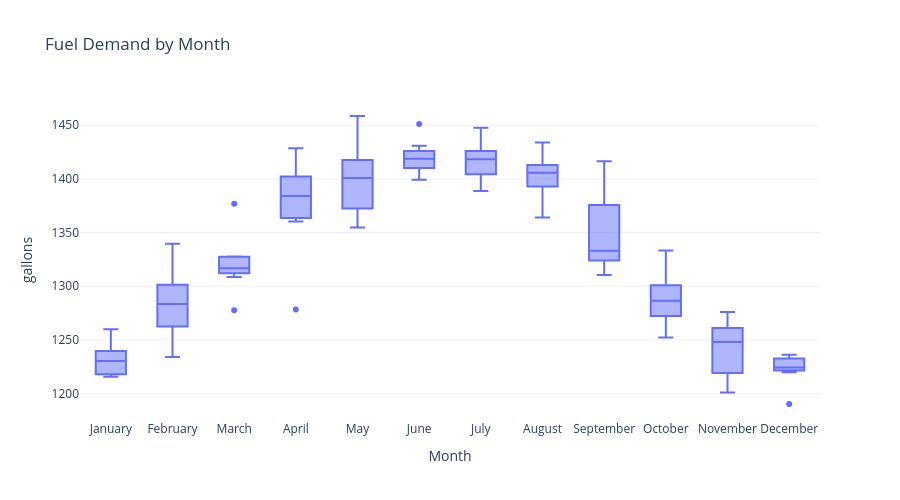

Notebook source saved alongside this figure:
### Code cell
# =====================================================
# Monthly Distribution
# =====================================================

monthly_box = weekly_fuel.copy()

monthly_box["Month"] = monthly_box.index.month_name()

fig = px.box(
    monthly_box,
    x="Month",
    y="gallons",
    title="Fuel Demand by Month"
)

fig.update_layout(
    template="plotly_white",
    height=500
)

fig.show()

### Figure 1 — Plotly figure (JSON) as saved in the notebook; plotly's stock layout.template omitted (floating-point values rounded to 4 significant figures)
{"data": [{"alignmentgroup": "True", "hovertemplate": "Month=%{x}<br>gallons=%{y}<extra></extra>", "legendgroup": "", "marker": {"color": "#636efa"}, "name": "", "notched": false, "offsetgroup": "", "orientation": "v", "showlegend": false, "type": "box", "x": ["January", "January", "January", "January", "January", "February", "February", "February", "February", "March", "March", "March", "March", "April", "April", "April", "April", "May", "May", "May", "May", "May", "June", "June", "June", "June", "July", "July", "July", "July", "August", "August", "August", "August", "August", "September", "September", "September", "September", "October", "October", "October", "October", "October", "November", "November", "November", "November", "December", "December", "December", "December", "January", "January", "January", "January", "January", "February", "February", "February", "February", "March", "March", "March", "March", "April", "April", "April", "April", "May", "May", "May", "May", "May", "June", "June", "June", "June", "July", "July", "July", "July", "July", "August", "August", "August", "August", "September", "September", "September", "September", "October", "October", "October", "October", "October", "November", "November", "November", "November", "December", "December", "December", "December"], "x0": " ", "xaxis": "x", "y": [1230.0, 1216.0, 1250.0, 1236.0, 1240.0, 1292.0, 1266.0, 1304.0, 1340.0, 1278.0, 1316.0, 1315.0, 1309.0, 1278.0, 1400.0, 1429.0, 1399.0, 1398.0, 1380.0, 1372.0, 1405.0, 1459.0, 1451.0, 1409.0, 1411.0, 1431.0, 1420.0, 1404.0, 1416.0, 1448.0, 1424.0, 1394.0, 1409.0, 1402.0, 1364.0, 1416.0, 1328.0, 1349.0, 1320.0, 1283.0, 1332.0, 1298.0, 1255.0, 1252.0, 1276.0, 1258.0, 1226.0, 1241.0, 1236.0, 1223.0, 1225.0, 1236.0, 1229.0, 1216.0, 1260.0, 1230.0, 1218.0, 1234.0, 1259.0, 1298.0, 1275.0, 1317.0, 1328.0, 1327.0, 1377.0, 1367.0, 1360.0, 1405.0, 1369.0, 1364.0, 1423.0, 1404.0, 1418.0, 1355.0, 1418.0, 1419.0, 1421.0, 1399.0, 1418.0, 1437.0, 1404.0, 1422.0, 1389.0, 1389.0, 1434.0, 1406.0, 1408.0, 1402.0, 1333.0, 1311.0, 1333.0, 1333.0, 1272.0, 1301.0, 1289.0, 1284.0, 1264.0, 1255.0, 1201.0, 1212.0, 1190.0, 1220.0, 1229.0, 1224.0], "y0": " ", "yaxis": "y"}], "layout": {"boxmode": "group", "height": 500, "legend": {"tracegroupgap": 0}, "title": {"text": "Fuel Demand by Month"}, "xaxis": {"anchor": "y", "domain": [0, 1], "title": {"text": "Month"}}, "yaxis": {"anchor": "x", "domain": [0, 1], "title": {"text": "gallons"}}}}
